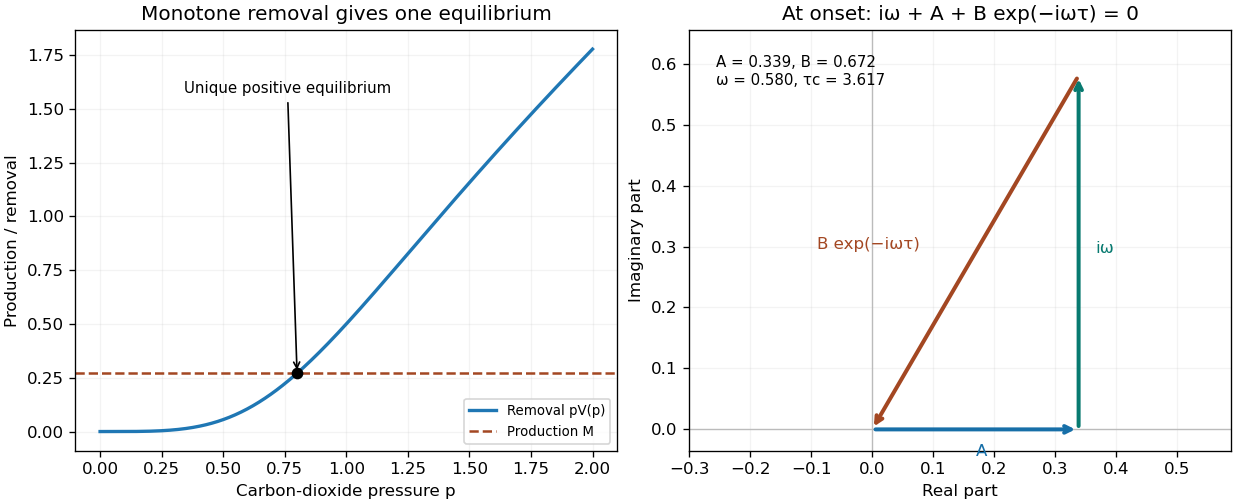

This figure's Python source:
"""Original equilibrium and characteristic-root diagrams; output in cwd."""
from pathlib import Path
import numpy as np
import matplotlib
matplotlib.use('Agg')
import matplotlib.pyplot as plt

def main():
    n=3; pstar=.8
    p=np.linspace(0,2,500);removal=p**(n+1)/(1+p**n)
    a=pstar**n/(1+pstar**n);b=n*pstar**n/(1+pstar**n)**2
    production=pstar*a;omega=np.sqrt(b*b-a*a);tau=np.arccos(-a/b)/omega
    fig, axes=plt.subplots(1,2,figsize=(10.3,4.2),layout='constrained')
    ax=axes[0];ax.plot(p,removal,lw=2,label='Removal pV(p)');ax.axhline(production,color='#a34722',ls='--',label='Production M')
    ax.scatter([pstar],[production],color='black',zorder=5);ax.annotate('Unique positive equilibrium',(pstar,production),xytext=(.2,.85),textcoords='axes fraction',arrowprops=dict(arrowstyle='->'),fontsize=9)
    ax.set(xlabel='Carbon-dioxide pressure p',ylabel='Production / removal',title='Monotone removal gives one equilibrium');ax.legend(loc='lower right',fontsize=8);ax.grid(alpha=.15)
    ax=axes[1]
    for start,end,color,label in [((0,0),(a,0),'#176fa8','A'),((a,0),(a,omega),'#087a70','iω'),((a,omega),(0,0),'#a34722','B exp(−iωτ)')]:
        ax.annotate('',xy=end,xytext=start,arrowprops=dict(arrowstyle='->',color=color,lw=2.4))
        mid=(np.asarray(start)+end)/2;shift={'A':(0,-16),'iω':(10,0),'B exp(−iωτ)':(-95,2)}[label]
        ax.annotate(label,mid,xytext=shift,textcoords='offset points',color=color,fontsize=10)
    ax.axhline(0,color='#bbb',lw=.8);ax.axvline(0,color='#bbb',lw=.8)
    ax.text(.05,.94,f'A = {a:.3f}, B = {b:.3f}\nω = {omega:.3f}, τc = {tau:.3f}',transform=ax.transAxes,va='top',fontsize=9)
    ax.set(xlim=(-.3,a+.25),ylim=(-.14,omega+.18),xlabel='Real part',ylabel='Imaginary part',title='At onset: iω + A + B exp(−iωτ) = 0');ax.set_aspect('equal',adjustable='datalim');ax.grid(alpha=.15)
    fig.savefig(Path.cwd()/(Path(__file__).stem+'.png'),dpi=120,facecolor='white');plt.close(fig)

if __name__=='__main__':
    main()
